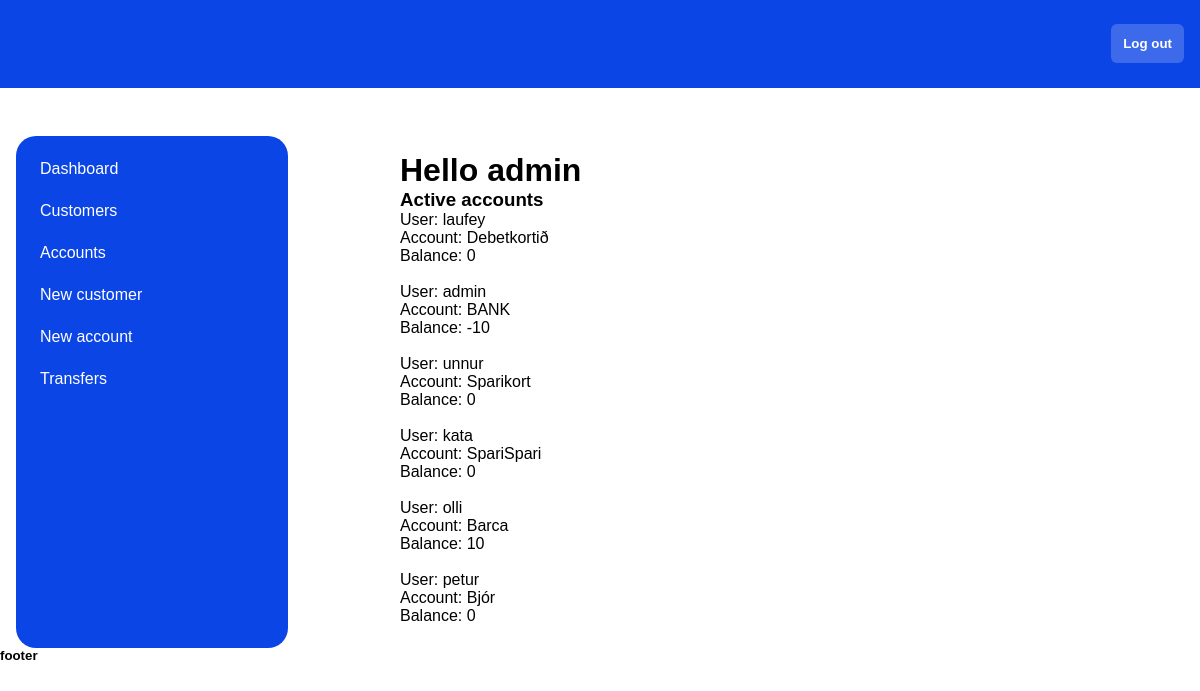
The page /staffAccountView/ (signed in) on the database its author committed.
### bank_app/models.py (models this page shows, shortened)
class Account(models.Model):
   user = models.ForeignKey(User, on_delete=models.CASCADE)
   title = models.CharField(max_length=200)
   balance = models.DecimalField(max_digits=6, decimal_places=2, default=0)
   last_update = models.DateTimeField(auto_now_add=True, null=True)
   class Meta:
      get_latest_by = 'pk'
   @property
   def movements(self) -> QuerySet:
      return Ledger.objects.filter(account=self)
   @property
   def money(self) -> Decimal:
      return self.movements.aggregate(models.Sum('amount'))['amount__sum'] or Decimal(0)

### bank_app/views.py (the view)
# urls.py: path('staffAccountView/', views.staffAccountView, name='staffAccountView'),
@login_required
def staffAccountView(request):
   assert request.user.is_staff, 'Not for regular customers, only for admin'
   context = {
      'accounts':Account.objects.all(),
   }
   return render(request, 'bank_app/staffAccountView.html', context)

### bank_app/templates/bank_app/staffAccountView.html
{% extends 'bank_app/base/base2.html' %}
{% block content %}
  <h3>Active accounts</h3>
  {% for account in accounts %}
    <li>User: {{ account.user }}</li>
    <li>Account: {{ account.title }}</li>
    <li>Balance: {{ account.money }}</li>
    <br>
  {% endfor %}
{% endblock %}

### bank_app/templates/bank_app/base/base2.html (shortened to what this page needs)
{% load static %}
<!DOCTYPE html>
<html lang="en">
<head>
  <link rel="stylesheet" href="{% static 'css/style2.css' %}">
</head>
<body class="white">
  <nav>
    <ul class="ul2">
      <li>
      </li>
      <li>
        <form action="{% url 'login_app:logout' %}">
          <button>Log out</button>
        </form>
      </li>
    </ul>
  </nav>
  <div class="staff_main">
    <ul class="staff_nav">
      <li>
        <a href="{% url 'bank_app:staff' %}">Dashboard</a>
      </li>
      <li>
        <a href="{% url 'bank_app:staffCustomerView' %}">
          Customers
        </a>
      </li>
      <li>
        <a href="{% url 'bank_app:staffAccountView' %}">
          Accounts
        </a>
      </li>
      <li>
        <a href="{% url 'bank_app:staffNewCustomer' %}">
          New customer
        </a>
      </li>
      <li>
        <a href="{% url 'bank_app:staffNewAccount' %}">
          New account
        </a>
      </li>
      <li>
        <a href="{% url 'bank_app:staffTransfers' %}">
          Transfers
        </a>
      </li>
    </ul>
    <div>
      <div>
      <h1 class="hello">Hello {{ user }}</h1>
      </div>
      {% block content %} {% endblock %}
    </div>
  </div>
<footer>
  <h5>footer</h5>
</footer>
</body>
</html>

### bank_app/static/css/style2.css (style rules this page uses)
* { margin:0; padding: 0; font-family: 'Gill Sans', 'Gill Sans MT', Calibri, 'Trebuchet MS', sans-serif; list-style-type: none; text-decoration: none; }
.ul2 { margin: 0; padding: 0; overflow: hidden; height: 5.5rem; padding: 0 1rem; background-color: #0b45e6; }
.ul2 li { float:left; }
.ul2 li:last-child { float:right; }
.ul2 button { color: white; background-color: rgba(255, 255, 255, 0.2); margin-top: 1.5rem; padding: .75rem; border: none; border-radius: 6px; font-weight: bold; cursor: pointer; }
.hello { margin-top: 1rem; }
.staff_main { margin-top: 3rem; display: grid; grid-template-columns: 1fr 2fr; }
.staff_nav { display: block; background-color: rgb(11, 69, 230); width: 20vw; height: 60vh; padding: 1rem; border-radius: 20px; display: flex; flex-flow: column; gap: .5rem; margin-left: 1rem; }
.staff_nav li { padding: .5rem; border-radius: 15px; }
.staff_nav li a { color: white; }
form { display: flex; flex-flow: column; gap: 1rem; }

### rows shown on the page
Account: user "laufey", title "Debetkortið", money "0"
Account: user "admin", title "BANK", money "-10"
Account: user "unnur", title "Sparikort", money "0"
Account: user "kata", title "SpariSpari", money "0"
Account: user "olli", title "Barca", money "10"
Account: user "petur", title "Bjór", money "0"

### other values the page prints
{{ user }} "admin"
